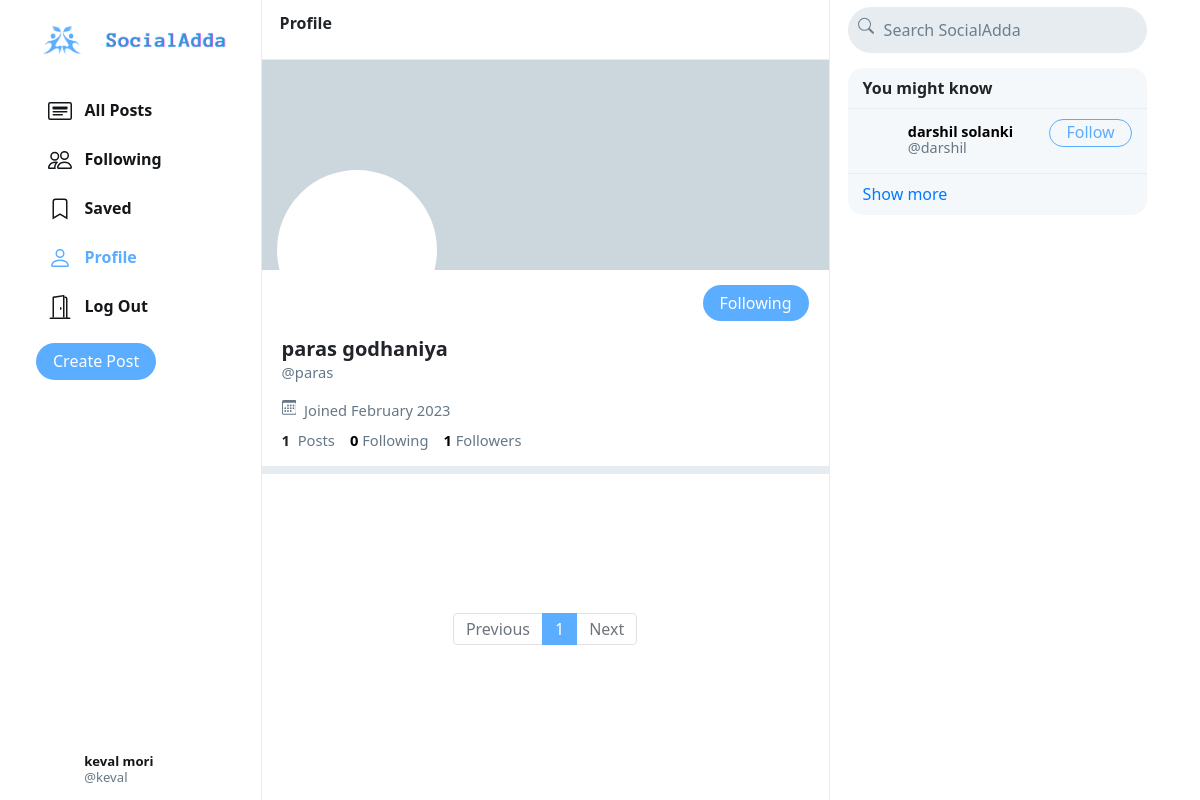
The app's page /p/paras (signed in) with its own data.
### main/models.py (models this page shows, shortened)
class User(AbstractUser):
    profile_pic = models.ImageField(upload_to='profile_pic/')
    bio = models.TextField(max_length=160, blank=True, null=True)
    cover = models.ImageField(upload_to='covers/', blank=True)

### main/views.py (the view)
# urls.py: path("p/<str:username>", views.profile_view, name='profile'),
def profile_view(request,username):
    user = User.objects.get(username=username)
    all_posts = Post.objects.filter(creater=user).order_by('-date_created')
    paginator = Paginator(all_posts, 10)
    page_number = request.GET.get('page')
    if page_number == None:
        page_number = 1
    posts = paginator.get_page(page_number)
    followings = []
    suggestions = []
    follower = False
    if request.user.is_authenticated:
        followings = Follower.objects.filter(followers=request.user).values_list('user', flat=True)
        suggestions = User.objects.exclude(pk__in=followings).exclude(username=request.user.username).order_by("?")[:6]
        if request.user in Follower.objects.get(user=user).followers.all():
            follower = True
    follower_count = Follower.objects.get(user=user).followers.all().count()
    following_count = Follower.objects.filter(followers=user).count()
    return render(request, 'profile.html', {
        "username": user,
        "posts": posts,
        "posts_count": all_posts.count(),
        "suggestions": suggestions,
        "page": "profile",
        "is_follower": follower,
        "follower_count": follower_count,
        "following_count": following_count
    })

### templates/profile.html (shortened to what this page needs)
{% extends 'feed.html' %}
{% load static %}
{% block profile %}
    <div class="profile-view" data-user="{{username.username}}">
        <div class="cover-image" style="background-image: url(/media/{{username.cover}})"></div>
        <div class="profile-image" style="background-image: url(/media/{{username.profile_pic}})"></div>
        <div class="profile-details">
            <div>
                {% if user.username == username.username %}
                    <button class="btn btn-outline-info float-right" id="edit-profile-btn">Edit Profile</button>
                {% elif is_follower %}
                    <button class="btn btn-blue float-right" onclick="unfollow_user(this,'{{username.username}}','edit_page')" id="following-btn">Following</button>
                {% else %}
                    <button class="btn btn-outline-info float-right" onclick="follow_user(this,'{{username.username}}','edit_page')" >Follow</button>
                {% endif %}
            </div>
            <div class="details-data">
                <h5>{{username.first_name}} {{username.last_name}}</h5>
                <div class="grey">@{{username.username}}</div>
                <div class="grey" style="padding: 8px 0px;">
                    &nbsp;Joined {{username.date_joined | date:"F Y"}}
                </div>
                <div>
                    <strong>
                        {{posts_count}}
                    </strong>
                    &nbsp;<span class="grey">Posts</span>
                    <a href="#">
                        <strong id="following__count">{{following_count | default:0}}</strong>&nbsp;<span class="grey">Following</span>
                    </a>
                    <a href="#">
                        <strong id="follower__count">{{follower_count | default:0}}</strong>&nbsp;<span class="grey">Followers</span>
                    </a>
                </div>
            </div>
        </div>
    </div>
    <div class="space"></div>
{% endblock %}

### templates/ly_main.html (shortened to what this page needs)
{% load static %}
<!DOCTYPE html>
<html lang="en">
    <head>
        <link rel="stylesheet" href="https://stackpath.bootstrapcdn.com/bootstrap/4.4.1/css/bootstrap.min.css">
        <link href="{% static 'main/styles.css' %}" rel="stylesheet">
    </head>
    <body>
        <div class="body" data-page="{{page}}">
            <div class="sidenav">
                <a href="{% url 'home' %}" class="navbar-brand">
                    <img src="{% static 'main/images/logo.png' %}" height="40em">
                </a>
                <div style="height: 100%;">
                    <div>
                        <div>
                            <ul>
                                <li class="nav-item" id="all_posts">
                                <a href="{% url 'home' %}" class="nav-link">
                                    <div>
                                        &nbsp;&nbsp;All Posts
                                    </div>
                                </a>
                                </li>
								<li class="nav-item" id="following">
									<a href="{% url 'following' %}" class="nav-link">
										<div>
											&nbsp;&nbsp;Following
										</div>
									</a>
								</li>
								<li class="nav-item" id="saved">
									<a href="{% url 'saved' %}" class="nav-link">
										<div>
											<svg width="1.5em" height="1.5em" viewBox="0 0 16 16" class="bi bi-bookmark" fill="currentColor" xmlns="http://www.w3.org/2000/svg">
												<path fill-rule="evenodd" d="M8 12l5 3V3a2 2 0 0 0-2-2H5a2 2 0 0 0-2 2v12l5-3zm-4 1.234l4-2.4 4 2.4V3a1 1 0 0 0-1-1H5a1 1 0 0 0-1 1v10.234z"/>
											  </svg>
											&nbsp;&nbsp;Saved
										</div>
									</a>
								</li>
								<li class="nav-item" id="profile">
									<a href="{% url 'profile' user.username %}" class="nav-link">
										<div>
											&nbsp;&nbsp;Profile
										</div>
									</a>
								</li>
								<li class="nav-item" id="logout">
									<a href="{% url 'logout' %}" class="nav-link">
										<div>
											&nbsp;&nbsp;Log Out
										</div>
									</a>
								</li>
                            </ul>
                        </div>
                        <button id="popup-btn" class="btn  btn-blue" onclick="createpost()">Create Post</button>
                    </div>
                    <div style="position: absolute; bottom: 10px;">
						<li class="nav-item sidenav-user">
							<a href="{% url 'profile' user.username %}" class="nav-link">
								<div class="user_account">
									<div class="small-profilepic" style="float: left; background-image: url(/media/{{user.profile_pic}})"></div>
									<div style="height: 2.7vw; margin: auto;">
										<div style="margin-top: 4px;"><strong>{{user.first_name}} {{user.last_name}}</strong></div>
										<div class="grey" style="margin-top: 4px;">@{{ user.username }}</div>
									</div>
								</div>
							</a>
						</li>
                    </div>
                </div>
            </div>
            {% block body %}
            {% endblock %}
            <div class="right-div">
                <nav class="head">
                    <form action="#">
                        <div class="search-div">
                            <div>
                            </div>
                            <input type="text" name="query" id="search-box" placeholder="Search SocialAdda">
                        </div>
                    </form>
                </nav>
                <div class='right-div-content'>
                    <div class="space" style="background-color: white;"></div>
					<div class="suggestion-box">
						<div class="suggestion-header">
							You might know
						</div>
						{% for suggestion in suggestions %}
							<div class="suggestion-user">
								<div>
									<a href="{% url 'profile' suggestion.username %}">
										<div class="small-profilepic" style="background-image: url(/media/{{suggestion.profile_pic}})"></div>
									</a>
								</div>
								<div class="user-details">
									<a href="{% url 'profile' suggestion.username %}">
										<div id="user-name">
											<strong>
												{{suggestion.first_name}} {{suggestion.last_name}}
											</strong>
										</div>
										<div class="grey">@{{suggestion.username}}</div>
									</a>
								</div>
								<div>
									<button class="btn btn-outline-info " type="button" onclick="follow_user(this,'{{suggestion.username}}','suggestion')">Follow</button>
								</div>
							</div>
						{% empty %}
								<div style="text-align: center; border-bottom: .5px solid #e6ecf0; padding: 10px 15px;">
									<span class="grey" style="font-size: .9em;">No suggestions available.</span>
								</div>
						{% endfor %}
						<div class="suggestion-footer">
							<a href="#">Show more</a>
						</div>
					</div>
                </div>
            </div>
        </div>
    </body>
</html>

### main/static/main/styles.css (style rules this page uses)
.body { display: flex; min-height: 100%; font-family: system-ui, sans-serif; }
.btn-blue { background-color: #5badff; color:#fff; }
.btn { border-radius: 20px; padding: 0.32rem 1rem 0.375rem 1rem; }
.btn, .btn:focus, .btn:active { box-shadow: none !important; -webkit-box-shadow: none !important; }
.btn-outline-info { color:#5badff; border-color: #5badff; }
.grey { color: #657786; }
svg { vertical-align: text-top; }
.sidenav { height: 100%; width: 21.8%; position: fixed; top: 0; left: 0; padding: 15px; list-style: none; border-right: .5px solid #e6ecf0; z-index: 100; padding-left: 3%; background-color: white; }
.sidenav ul { list-style: none; padding-left: 0px; margin-top: 3vh; }
.sidenav li { margin-top: 7px; }
.sidenav .nav-link { color: #14171a; line-height: .7em; font-weight: 700; padding: 0px; }
.sidenav .nav-link > div { padding: 10px 20px 8px 12px; border-radius: 25px; line-height: 0.9em; width: max-content; }
.user_account { display: flex; font-size: .82rem; font-weight: normal; padding-top: 3px !important; padding-bottom: 3px !important; padding-left: 3px !important; }
.user_account .small-profilepic { transform: scale(.82); margin-left: auto; margin-top: auto; }
.active a { color: #5badff !important; }
.head { height: 7.5vh; }
.small-profilepic { width: 3.1vw; height: 3.1vw; border-radius: 9999px; overflow: hidden; margin-right: 8px; background-size: cover; background-repeat: no-repeat; background-position: center; box-sizing: content-box; }
.space { height: 8px; background-color: #e6ecf0; }
.cover-image { height: 210px; background-size: cover; background-position: center; background-repeat: no-repeat; background-color: #ccd6dd; }
.profile-image { width: 160px; height: 160px; position: absolute; left: 15px; top: 110px; border-radius: 99999px; border: 4px solid white; background-size: cover; background-repeat: no-repeat; background-position: center; background-color: white; }
.profile-details { padding: 15px 20px; }
.profile-details button { padding-bottom: 0.3rem; }
.profile-details > .details-data { margin-top: 52px; font-size: .92em; }
.profile-details h5 { font-weight: 800; margin-bottom: 0px; }
.profile-details a { color: black; text-decoration: none; }
.right-div { width: 28%; height: 100vh; position: fixed; right: 2.95%; border-left: .5px solid #e6ecf0; background-color: white; }
.right-div .head { padding: .9vh 1.5vw; }
.right-div .search-div { margin-left: auto; margin-right: auto; display: flex; border-radius: 25px; background-color: #e6ecf0; padding-left: 10px; padding-right: 10px; vertical-align: middle; }
#search-box { height: 5.7vh; border: none; background: none; outline: none; width: 100%; margin-left: 8px; }
#search-box::placeholder { color: #6d7e8c; }
.right-div-content { height: 92.5vh; overflow: auto; padding-left: 1.5vw; padding-right: 1.5vw; }
.suggestion-box, .guest-box { border-radius: 15px; overflow: hidden; background-color: #f5f8fa; }
.suggestion-header { padding: 13px 15px; line-height: .9em; font-weight: 800; border-bottom: .5px solid #e6ecf0; }
.suggestion-user { display: flex; padding: 10px 15px; font-size: .9em; border-bottom: .5px solid #e6ecf0; }
.suggestion-user a { color: black; text-decoration: none; }
.user-details { flex: 1; line-height: 1.1em; padding: 5px 0px 7px 0px; }
.suggestion-user .btn { padding: 0em 1em .09em 1em; }
.suggestion-footer { padding: 13px 15px; line-height: .9em; }
.suggestion-footer a { text-decoration: none; }

### records on screen
User: first_name "keval", last_name "mori", username "keval"
User: first_name "paras", last_name "godhaniya", username "paras", date_joined "February 2023"
User: first_name "darshil", last_name "solanki", username "darshil"

### other values on screen
{{ posts_count }} "1"
{{ following_count | default:0 }} "0"
{{ follower_count | default:0 }} "1"
{{ each }} "1"
